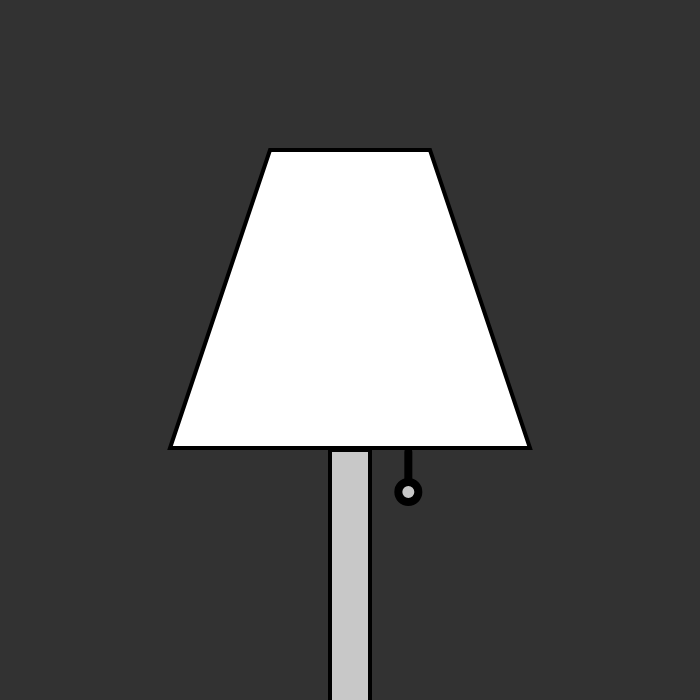
Frame 1 (no input)
Frame 60 (no input): identical to frame 1, image omitted
Frame 120 (the mouse pressed at the canvas centre since frame 60): identical to frame 1, image omitted

The p5.js sketch that drew this single still picture (run headless with seeded random() and noise() and a simulated clock; from frame 60 on, the mouse is pressed at the canvas centre):

// p5.js sketch
// ── sketch.js
let lampHeight;
let pullStrength;
let backgroundColor;
let trapezoidColor;

let stringX;
let stringY;

let lampTrapezoidHeight = 102; 

let initialBackgroundColor;
let initialTrapezoidColor;

function setup() {
  createCanvas(700, 700); 
  lampHeight = height / 2;
  pullStrength = 0;
  initialBackgroundColor = color(50); 
  initialTrapezoidColor = color(255); 

  backgroundColor = initialBackgroundColor;
  trapezoidColor = initialTrapezoidColor;

  stringX = width / 12 * 7; 
  stringY = lampHeight + lampTrapezoidHeight + 40; 
}

function draw() {
  background(backgroundColor);

 
  drawLamp();

  drawPullString();
}

function drawLamp() {
  let lampX = width / 2;
  let lampY = lampHeight;

  // Lampenschirm
  fill(trapezoidColor); 
  stroke(0);
  strokeWeight(4); 

  let topWidth = 160; 
  let bottomWidth = 360; 
  let lampHeightValue = 400; 

  beginShape();
  vertex(lampX - topWidth / 2, lampY - lampHeightValue / 2);
  vertex(lampX + topWidth / 2, lampY - lampHeightValue / 2);
  vertex(lampX + bottomWidth / 2, lampY + lampHeightValue / 2 - lampTrapezoidHeight);
  vertex(lampX - bottomWidth / 2, lampY + lampHeightValue / 2 - lampTrapezoidHeight);
  endShape(CLOSE);

  // Lampenfuß
  fill(200);
  rectMode(CENTER);
  rect(lampX, lampY + 300, 40, 400); 
}

function drawPullString() {
  // Hängeschnur
  stroke(0);
  strokeWeight(8); 
  line(stringX, lampHeight + lampTrapezoidHeight, stringX, stringY);
  ellipse(stringX, stringY, 20); 

  // Farbänderungen
  if (pullStrength > 0) {
    backgroundColor = color(90 + pullStrength, 90 + pullStrength / 2, 90 - pullStrength / 2); 
    trapezoidColor = color(255, 255, 255 - pullStrength * 2); 
  } else {
    backgroundColor = initialBackgroundColor; 
    trapezoidColor = initialTrapezoidColor; 
  }

    if (mouseX > stringX - 10 && mouseX < stringX + 10 && mouseY > stringY - 10 && mouseY < stringY + 10) {
    cursor(HAND); 
  } else {
    cursor(ARROW); 
  }

}

function mouseDragged() {
  if (mouseY > lampHeight + lampTrapezoidHeight && mouseY < lampHeight + 400) { 
    stringY = mouseY;
    pullStrength = mouseY - (lampHeight + lampTrapezoidHeight);
  }
}

function mouseReleased() {
  if (pullStrength > 0) {
    
    backgroundColor = initialBackgroundColor; 
    trapezoidColor = initialTrapezoidColor; 
  }
}
